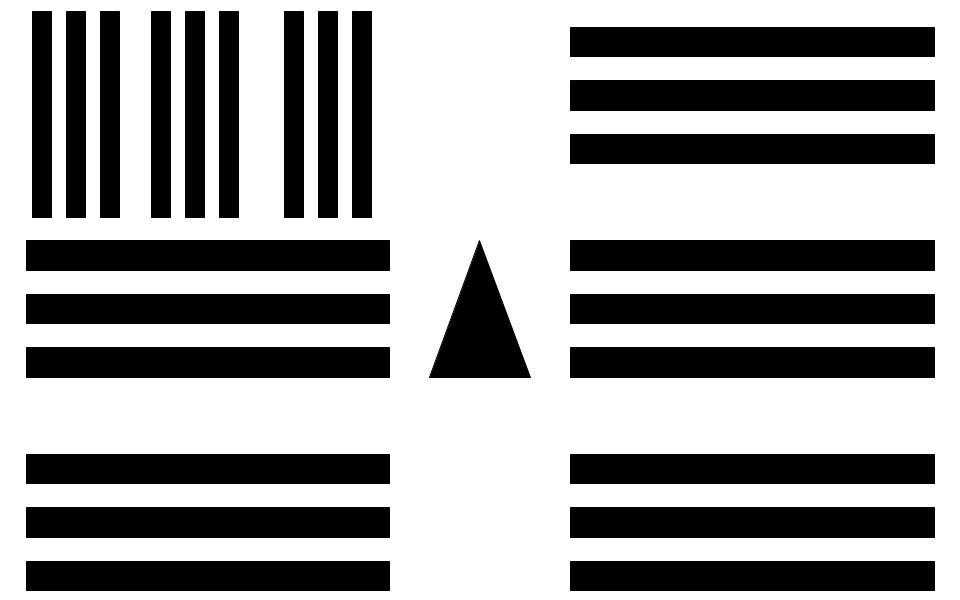
#> input picture p_map.jpg, 960 x 600 px
$ python MapPre.py
#> lines starting #> are read from the running program, lines starting #| are printed output that depends on the picture; after the words box and inside, x2 and y2 are one past the last pixel; in counts of white or black regions, pixels touching at a corner belong together
import numpy as np
import sys
import cv2
import matplotlib.pyplot as plt
import astar
np.set_printoptions(threshold=sys.maxsize)
img = cv2.imread('p_map.jpg',0)
#> img is the input picture: shape (600, 960); min 0, max 255, mean 161.6
img = cv2.resize(img, (64,64))
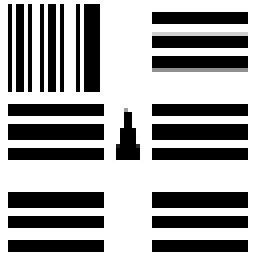
#> img: shape (64, 64) (shown 4 times larger); min 0, max 255, mean 160.1
# im = np.asarray(img)
img = np.asarray((img[:] > 250 ).astype(np.uint))
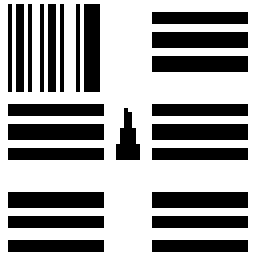
#> img: shape (64, 64) uint64 (shown 4 times larger); values 0 (black) and 1 (white), 61.9% white; 24 black regions, largest, box (x1, y1, x2, y2) and area: (38, 8, 62, 12) 96, (38, 14, 62, 18) 96, (2, 31, 26, 35) 96
plt.imshow(img, cmap = 'gray')
plt.show()

$ run again, with Map4.jpg copied over p_map.jpg
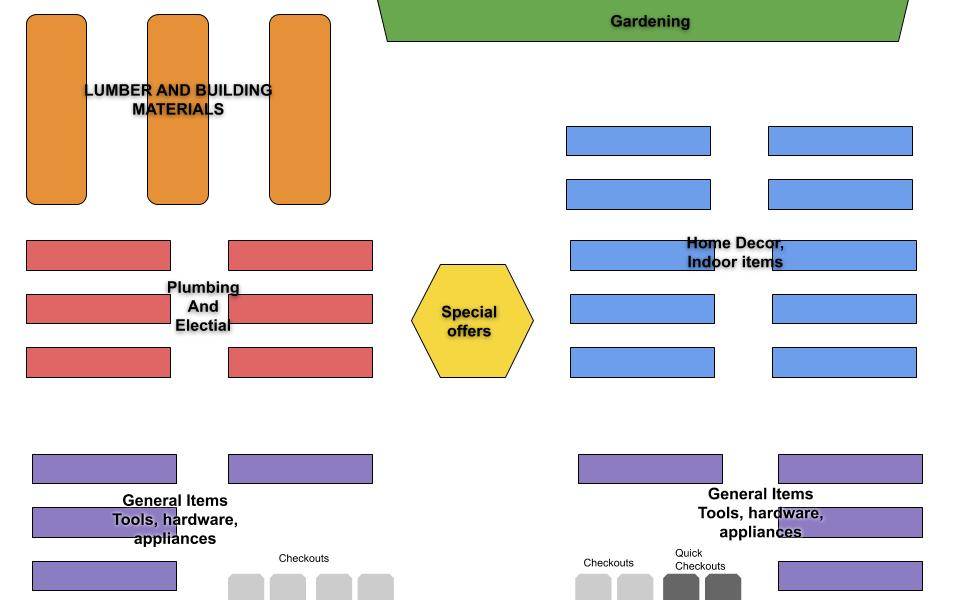
#> input picture Map4.jpg, 960 x 600 px
#> `img = cv2.resize(img, (64,64))`:
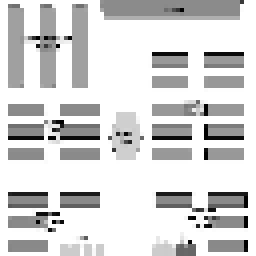
#> img: shape (64, 64) (shown 4 times larger); min 0, max 255, mean 213
#> `img = np.asarray((img[:] > 250 ).astype(np.uint))`:
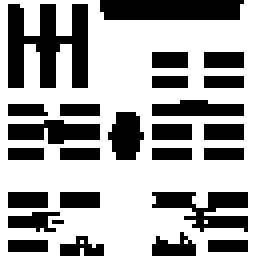
#> img: shape (64, 64) uint64 (shown 4 times larger); values 0 (black) and 1 (white), 63.9% white; 26 black regions (1 under 20 px), largest, box (x1, y1, x2, y2) and area: (2, 1, 22, 22) 271, (25, 0, 61, 5) 174, (38, 48, 62, 58) 132
